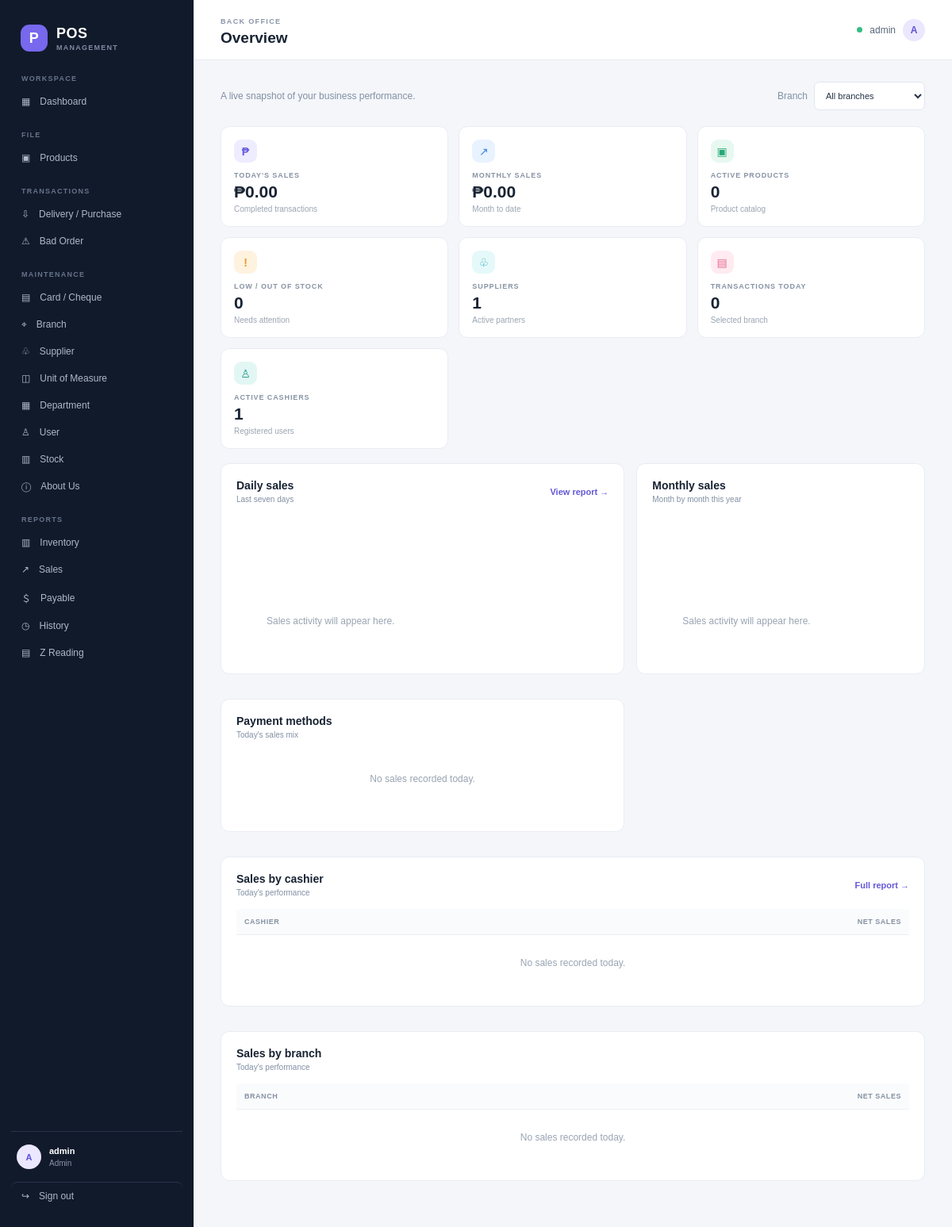
The page /backoffice/ (signed in) on the database its author committed.
### pos/models.py (models this page shows)
class User(AbstractUser):
    class Role(models.TextChoices):
        ADMIN = "ADMIN", "Admin"
        CASHIER = "CASHIER", "Cashier"
    role = models.CharField(max_length=10, choices=Role.choices, default=Role.CASHIER)
    branch = models.ForeignKey(Branch, null=True, blank=True, on_delete=models.SET_NULL, related_name="users")
    full_name = models.CharField(max_length=160, blank=True)
    objects = POSUserManager()
    @property
    def display_name(self):
        return self.full_name or self.get_full_name() or self.username

### pos/views.py (the view)
# urls.py: path("backoffice/", views.backoffice, name="backoffice"),
@admin_required
def backoffice(request):
    today = timezone.localdate()
    month_start = today.replace(day=1)
    sales = Sale.objects.filter(voided=False)
    branch_id = request.GET.get("branch")
    if branch_id:
        sales = sales.filter(branch_id=branch_id)
    today_sales = sales.filter(created_at__date=today)
    monthly_sales = sales.filter(created_at__date__gte=month_start)
    low_stock = Inventory.objects.filter(branch__active=True, product__active=True, quantity__lte=F("product__reorder_level"))
    if branch_id:
        low_stock = low_stock.filter(branch_id=branch_id)
    daily = list(sales.filter(created_at__date__gte=today - timedelta(days=6))
                 .values("created_at__date").annotate(total=Sum("net_total")).order_by("created_at__date"))
    monthly = list(sales.filter(created_at__date__gte=today.replace(month=1, day=1))
                   .annotate(month=TruncMonth("created_at")).values("month")
                   .annotate(total=Sum("net_total")).order_by("month"))
    for chart in (daily, monthly):
        ceiling = max((row["total"] for row in chart), default=ZERO)
        for row in chart:
            row["height"] = max(8, int(row["total"] / ceiling * 120)) if ceiling else 8
    by_cashier = list(today_sales.values("cashier__full_name", "cashier__username")
                      .annotate(total=Sum("net_total")).order_by("-total")[:8])
    by_branch = list(today_sales.values("branch__name").annotate(total=Sum("net_total")).order_by("-total")[:8])
    payment_summary = list(today_sales.values("payment_method__name")
                           .annotate(total=Sum("net_total")).order_by("-total"))
    return render(request, "pos/dashboard.html", {
        "today_sales": today_sales.aggregate(total=Sum("net_total"))["total"] or ZERO,
        "monthly_sales": monthly_sales.aggregate(total=Sum("net_total"))["total"] or ZERO,
        "products_count": Product.objects.filter(active=True).count(),
        "low_stock_count": low_stock.count(),
        "suppliers_count": Supplier.objects.filter(active=True).count(),
        "transactions_count": today_sales.count(),
        "cashiers_count": User.objects.filter(role=User.Role.CASHIER, is_active=True).count(),
        "daily": daily, "monthly": monthly, "by_cashier": by_cashier,
        "by_branch": by_branch, "payment_summary": payment_summary,
        "branches": Branch.objects.filter(active=True),
    })

### pos/views.py (called while the page is built)
def role_required(role):
    def decorator(view_func):
        @wraps(view_func)
        def wrapped(request, *args, **kwargs):
            if not request.user.is_authenticated:
                return redirect("login")
            if request.user.role != role:
                messages.error(request, "You do not have permission to access that page.")
                return redirect("cashier" if request.user.role == User.Role.CASHIER else "backoffice")
            return view_func(request, *args, **kwargs)
        return wrapped
    return decorator

### templates/pos/dashboard.html (shortened to what this page needs)
{% extends "pos/base.html" %}
{% block page_heading %}Overview{% endblock %}
{% block content %}
<div class="page-intro"><div><p class="muted">A live snapshot of your business performance.</p></div><form method="get" class="inline-form"><label class="muted">Branch</label><select name="branch" class="input compact" onchange="this.form.submit()"><option value="">All branches</option></select></form></div>
<div class="stats-grid">
  <article class="stat-card"><span class="stat-icon purple">₱</span><span class="stat-label">TODAY'S SALES</span><strong>₱{{ today_sales|floatformat:2 }}</strong><small>Completed transactions</small></article>
  <article class="stat-card"><span class="stat-icon blue">↗</span><span class="stat-label">MONTHLY SALES</span><strong>₱{{ monthly_sales|floatformat:2 }}</strong><small>Month to date</small></article>
  <article class="stat-card"><span class="stat-icon green">▣</span><span class="stat-label">ACTIVE PRODUCTS</span><strong>{{ products_count }}</strong><small>Product catalog</small></article>
  <article class="stat-card"><span class="stat-icon orange">!</span><span class="stat-label">LOW / OUT OF STOCK</span><strong>{{ low_stock_count }}</strong><small>Needs attention</small></article>
  <article class="stat-card"><span class="stat-icon cyan">♧</span><span class="stat-label">SUPPLIERS</span><strong>{{ suppliers_count }}</strong><small>Active partners</small></article>
  <article class="stat-card"><span class="stat-icon pink">▤</span><span class="stat-label">TRANSACTIONS TODAY</span><strong>{{ transactions_count }}</strong><small>Selected branch</small></article>
  <article class="stat-card"><span class="stat-icon teal">♙</span><span class="stat-label">ACTIVE CASHIERS</span><strong>{{ cashiers_count }}</strong><small>Registered users</small></article>
</div>
<div class="panel-grid">
  <section class="panel"><div class="panel-heading"><div><h2>Daily sales</h2><p>Last seven days</p></div><a class="text-link" href="{% url 'report' 'sales' %}">View report →</a></div>
    <div class="chart-bars">{% for row in daily %}<div class="chart-col"><div class="bar" style="height:{{ row.height }}px" title="₱{{ row.total|floatformat:2 }}"></div><small>{{ row.created_at__date|date:"D" }}</small></div>{% empty %}<p class="empty-state">Sales activity will appear here.</p>{% endfor %}</div>
  </section>
  <section class="panel"><div class="panel-heading"><div><h2>Monthly sales</h2><p>Month by month this year</p></div></div><div class="chart-bars">{% for row in monthly %}<div class="chart-col"><div class="bar" style="height:{{ row.height }}px" title="₱{{ row.total|floatformat:2 }}"></div><small>{{ row.month|date:"M" }}</small></div>{% empty %}<p class="empty-state">Sales activity will appear here.</p>{% endfor %}</div></section>
  <section class="panel"><div class="panel-heading"><div><h2>Payment methods</h2><p>Today's sales mix</p></div></div>{% for row in payment_summary %}<div class="summary-row"><span>{{ row.payment_method__name }}</span><strong>₱{{ row.total|floatformat:2 }}</strong></div>{% empty %}<p class="empty-state">No sales recorded today.</p>{% endfor %}</section>
  <section class="panel full"><div class="panel-heading"><div><h2>Sales by cashier</h2><p>Today's performance</p></div><a class="text-link" href="{% url 'report' 'sales' %}">Full report →</a></div><div class="table-wrap"><table><thead><tr><th>Cashier</th><th class="numeric">Net sales</th></tr></thead><tbody>{% for row in by_cashier %}<tr><td>{{ row.cashier__full_name|default:row.cashier__username }}</td><td class="numeric">₱{{ row.total|floatformat:2 }}</td></tr>{% empty %}<tr><td colspan="2" class="empty-state">No sales recorded today.</td></tr>{% endfor %}</tbody></table></div></section>
  <section class="panel full"><div class="panel-heading"><div><h2>Sales by branch</h2><p>Today's performance</p></div></div><div class="table-wrap"><table><thead><tr><th>Branch</th><th class="numeric">Net sales</th></tr></thead><tbody>{% for row in by_branch %}<tr><td>{{ row.branch__name }}</td><td class="numeric">₱{{ row.total|floatformat:2 }}</td></tr>{% empty %}<tr><td colspan="2" class="empty-state">No sales recorded today.</td></tr>{% endfor %}</tbody></table></div></section>
</div>
{% endblock %}

### templates/pos/base.html (shortened to what this page needs)
{% load static %}
<!doctype html>
<html lang="en">
<head>
  <link rel="stylesheet" href="{% static 'pos/app.css' %}">
  <link rel="stylesheet" href="{% static 'pos/confirm.css' %}">
</head>
<body class="{% if user.is_authenticated and user.role == 'CASHIER' %}cashier-shell{% endif %}">
{% if user.is_authenticated %}
<div class="layout">
  <aside class="sidebar">
    <a class="brand" href="{% url 'dashboard' %}"><span class="brand-icon">P</span><span>POS<span class="brand-sub">MANAGEMENT</span></span></a>
    <div class="nav-caption">WORKSPACE</div>
    {% if user.role == "ADMIN" %}
      <a class="nav-link" href="{% url 'backoffice' %}">▦ <span>Dashboard</span></a>
      <div class="nav-caption">FILE</div>
      <a class="nav-link" href="{% url 'master' 'products' %}">▣ <span>Products</span></a>
      <div class="nav-caption">TRANSACTIONS</div>
      <a class="nav-link" href="{% url 'purchases' %}">⇩ <span>Delivery / Purchase</span></a>
      <a class="nav-link" href="{% url 'bad_orders' %}">⚠ <span>Bad Order</span></a>
      <div class="nav-caption">MAINTENANCE</div>
      <a class="nav-link" href="{% url 'master' 'payments' %}">▤ <span>Card / Cheque</span></a>
      <a class="nav-link" href="{% url 'master' 'branches' %}">⌖ <span>Branch</span></a>
      <a class="nav-link" href="{% url 'master' 'suppliers' %}">♧ <span>Supplier</span></a>
      <a class="nav-link" href="{% url 'master' 'units' %}">◫ <span>Unit of Measure</span></a>
      <a class="nav-link" href="{% url 'master' 'departments' %}">▦ <span>Department</span></a>
      <a class="nav-link" href="{% url 'master' 'users' %}">♙ <span>User</span></a>
      <a class="nav-link" href="{% url 'stock' %}">▥ <span>Stock</span></a>
      <a class="nav-link" href="{% url 'master' 'company' %}">ⓘ <span>About Us</span></a>
      <div class="nav-caption">REPORTS</div>
      <a class="nav-link" href="{% url 'report' 'inventory' %}">▥ <span>Inventory</span></a>
      <a class="nav-link" href="{% url 'report' 'sales' %}">↗ <span>Sales</span></a>
      <a class="nav-link" href="{% url 'report' 'payables' %}">＄ <span>Payable</span></a>
      <a class="nav-link" href="{% url 'report' 'history' %}">◷ <span>History</span></a>
      <a class="nav-link" href="{% url 'report' 'zreadings' %}">▤ <span>Z Reading</span></a>
    {% else %}
      <a class="nav-link" href="{% url 'cashier' %}">▦ <span>Cashiering</span></a>
      <a class="nav-link" href="{% url 'cashier_zreading' %}">▤ <span>Z Reading</span></a>
    {% endif %}
    <div class="sidebar-bottom"><div class="user-chip"><span class="avatar">{{ user.display_name|first|upper }}</span><span><b>{{ user.display_name }}</b><small>{{ user.get_role_display }}{% if user.branch %} · {{ user.branch.name }}{% endif %}</small></span></div><a class="nav-link signout" href="{% url 'logout' %}">↪ <span>Sign out</span></a></div>
  </aside>
  <main class="main">
    <header class="topbar"><div><span class="eyebrow">{% if user.role == "ADMIN" %}BACK OFFICE{% else %}CASHIERING{% endif %}</span><h1>{% block page_heading %}Dashboard{% endblock %}</h1></div><div class="top-user"><span class="status-dot"></span>{{ user.display_name }}<span class="avatar small">{{ user.display_name|first|upper }}</span></div></header>
    <section class="content">
      {% block content %}{% endblock %}
    </section>
  </main>
</div>
{% else %}
  {% for message in messages %}<div class="alert {{ message.tags }} login-alert">{{ message }}</div>{% endfor %}
  {% block anonymous_content %}{% endblock %}
{% endif %}
</body>
</html>

### rows shown on the page
User: display_name|first "A", display_name "admin", role "Admin"

### other values the page prints
{{ today_sales|floatformat:2 }} "0.00"
{{ monthly_sales|floatformat:2 }} "0.00"
{{ products_count }} "0"
{{ low_stock_count }} "0"
{{ suppliers_count }} "1"
{{ transactions_count }} "0"
{{ cashiers_count }} "1"
